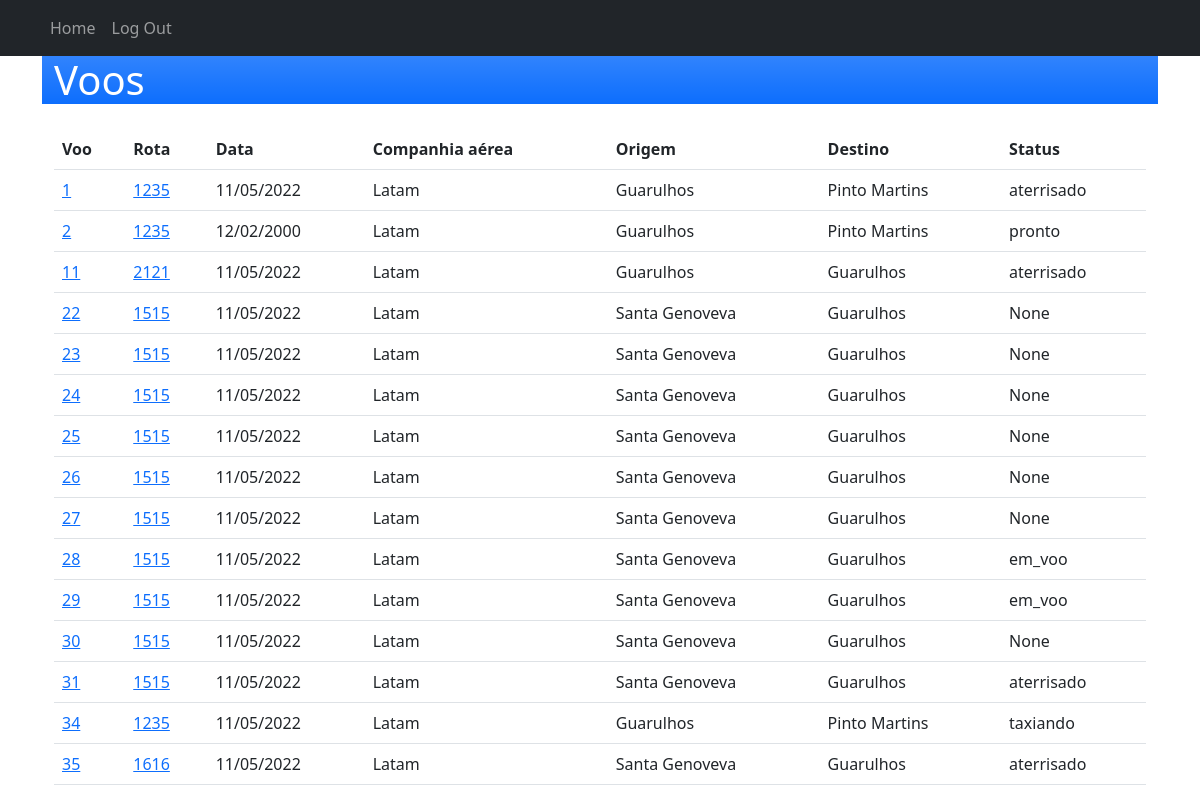
/crud/consultar-voos (signed in), run on an earlier commit of the app's database.
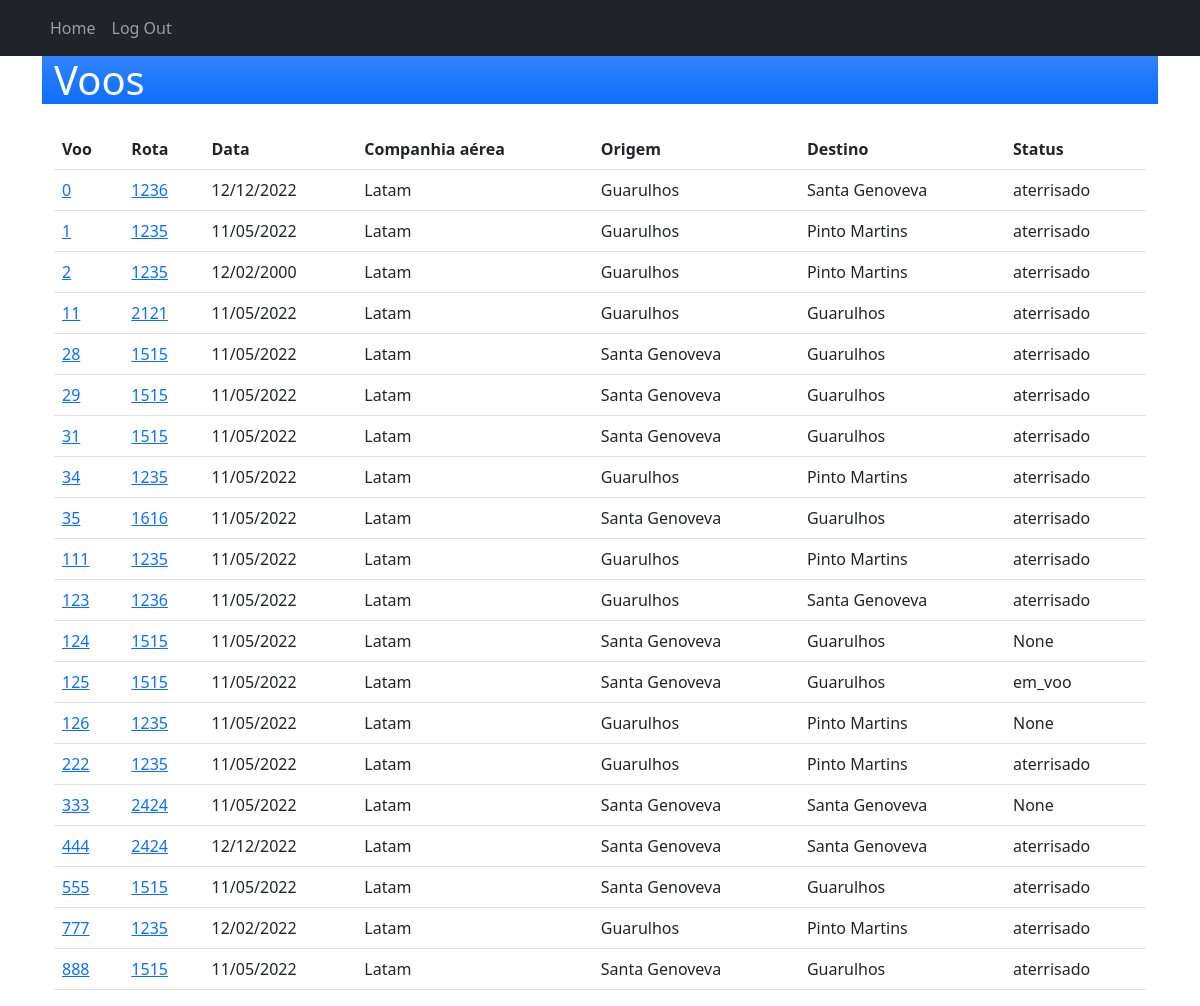
And on a later commit of the database.
### rota/models.py (models this page shows, shortened)
class Voo(models.Model):
    STATUS_POSSIVEIS = (
        ('em', 'embarcando'),
        ('ca', 'cancelado'),
        ('pr', 'programado'),
        ('ta', 'taxiando'),
        ('pt', 'pronto'),
        ('ao', 'autorizado'),
        ('vo', 'em_voo'),
        ('at', 'aterrisado')
    )
    rota = models.ForeignKey(Rota, on_delete=models.CASCADE, null=True)
    id = models.IntegerField(primary_key=True)
    status = models.CharField(max_length=2, null=True, blank=True, choices=STATUS_POSSIVEIS)
    piloto = models.CharField(max_length=20, null=False)
    hora_partida = models.TimeField(auto_now=False, null=True, blank=True)
    hora_chegada = models.TimeField(auto_now=False, null=True, blank=True)
    data = models.DateTimeField(null=True)
    class Meta:
        db_table = 'voos'

class Rota(models.Model):
    id = models.IntegerField(primary_key=True)
    codigo = models.CharField(max_length=15, null = False, unique = True)
    aeroporto_partida = models.CharField(max_length=200, null=False)
    aeroporto_chegada = models.CharField(max_length=200, null=False)
    hora_partida_prevista= models.TimeField(auto_now=False)
    hora_chegada_prevista= models.TimeField(auto_now=False)
    origem = models.CharField(max_length=20, null=False)
    destino = models.CharField(max_length=20, null=False)
    aeronave = models.CharField(max_length=20, null=False)
    companhia_aerea = models.CharField(max_length=20, null=False)
    class Meta:
        db_table = 'rotas'

### rota/views.py (the view)
# urls.py: path('crud/consultar-voos', views.VooListView.as_view(), name='consultar-voo'),
class VooListView(PermissionRequiredMixin, ListView):
    permission_required = 'rota.add_rota'
    model = Voo

### templates/rota/voo_list.html (shortened to what this page needs)
{% extends "base.html" %}
{% block content %}
<header class="bg-primary bg-gradient text-white">
    <div class="container">
            <h1>Voos</h1>
    </div>
</header>
<section id="Voos">
    <div class="container" style="margin-top:25px">
        <table class="table">
        <thead>
          <tr>
            <th scope="col">Voo</th>
            <th scope="col">Rota</th>
            <th scope="col">Data</th>
            <th scope="col">Companhia aérea</th>
            <th scope="col">Origem</th>
            <th scope="col">Destino</th>
            <th scope="col">Status</th>
          </tr>
        </thead>
        <tbody>
            {% for voo in object_list %}
                <tr>
                    <td><a href="{% url 'voo-detail' voo.id %}">{{ voo.id }}</a></td>
                    <td><a href="{% url 'rota-detail' voo.rota.id %}">{{ voo.rota.codigo }}</td>
                    <td>{{ voo.data|date:"d/m/Y" }}</td>
                    <td>{{ voo.rota.companhia_aerea }}</td>
                    <td>{{ voo.rota.aeroporto_partida }}</td>
                    <td>{{ voo.rota.aeroporto_chegada }}</td>
                    <td>{{ voo.get_status_display }}</td>
                </tr>
            {% endfor %}
        </tbody>
      </table>
    </div>
</section>
{% endblock %}

What changed in the data, as far as the page shows it:
removed Voo: id "22", rota.codigo "1515", data "11/05/2022", rota.companhia_aerea "Latam", rota.aeroporto_partida "Santa Genoveva", rota.aeroporto_chegada "Guarulhos", status "None"
removed Voo: id "23", rota.codigo "1515", data "11/05/2022", rota.companhia_aerea "Latam", rota.aeroporto_partida "Santa Genoveva", rota.aeroporto_chegada "Guarulhos", status "None"
removed Voo: id "24", rota.codigo "1515", data "11/05/2022", rota.companhia_aerea "Latam", rota.aeroporto_partida "Santa Genoveva", rota.aeroporto_chegada "Guarulhos", status "None"
removed Voo: id "25", rota.codigo "1515", data "11/05/2022", rota.companhia_aerea "Latam", rota.aeroporto_partida "Santa Genoveva", rota.aeroporto_chegada "Guarulhos", status "None"
removed Voo: id "26", rota.codigo "1515", data "11/05/2022", rota.companhia_aerea "Latam", rota.aeroporto_partida "Santa Genoveva", rota.aeroporto_chegada "Guarulhos", status "None"
removed Voo: id "27", rota.codigo "1515", data "11/05/2022", rota.companhia_aerea "Latam", rota.aeroporto_partida "Santa Genoveva", rota.aeroporto_chegada "Guarulhos", status "None"
removed Voo: id "30", rota.codigo "1515", data "11/05/2022", rota.companhia_aerea "Latam", rota.aeroporto_partida "Santa Genoveva", rota.aeroporto_chegada "Guarulhos", status "None"
added Voo: id "0", rota.codigo "1236", data "12/12/2022", rota.companhia_aerea "Latam", rota.aeroporto_partida "Guarulhos", rota.aeroporto_chegada "Santa Genoveva", status "aterrisado"
changed Voo id 2: status "pronto" → "aterrisado"
changed Voo id 28: status "em_voo" → "aterrisado"
changed Voo id 29: status "em_voo" → "aterrisado"
changed Voo id 34: status "taxiando" → "aterrisado"
added Voo: id "111", rota.codigo "1235", data "11/05/2022", rota.companhia_aerea "Latam", rota.aeroporto_partida "Guarulhos", rota.aeroporto_chegada "Pinto Martins", status "aterrisado"
added Voo: id "123", rota.codigo "1236", data "11/05/2022", rota.companhia_aerea "Latam", rota.aeroporto_partida "Guarulhos", rota.aeroporto_chegada "Santa Genoveva", status "aterrisado"
added Voo: id "124", rota.codigo "1515", data "11/05/2022", rota.companhia_aerea "Latam", rota.aeroporto_partida "Santa Genoveva", rota.aeroporto_chegada "Guarulhos", status "None"
added Voo: id "125", rota.codigo "1515", data "11/05/2022", rota.companhia_aerea "Latam", rota.aeroporto_partida "Santa Genoveva", rota.aeroporto_chegada "Guarulhos", status "em_voo"
added Voo: id "126", rota.codigo "1235", data "11/05/2022", rota.companhia_aerea "Latam", rota.aeroporto_partida "Guarulhos", rota.aeroporto_chegada "Pinto Martins", status "None"
added Voo: id "222", rota.codigo "1235", data "11/05/2022", rota.companhia_aerea "Latam", rota.aeroporto_partida "Guarulhos", rota.aeroporto_chegada "Pinto Martins", status "aterrisado"
added Voo: id "333", rota.codigo "2424", data "11/05/2022", rota.companhia_aerea "Latam", rota.aeroporto_partida "Santa Genoveva", rota.aeroporto_chegada "Santa Genoveva", status "None"
added Voo: id "444", rota.codigo "2424", data "12/12/2022", rota.companhia_aerea "Latam", rota.aeroporto_partida "Santa Genoveva", rota.aeroporto_chegada "Santa Genoveva", status "aterrisado"
added Voo: id "555", rota.codigo "1515", data "11/05/2022", rota.companhia_aerea "Latam", rota.aeroporto_partida "Santa Genoveva", rota.aeroporto_chegada "Guarulhos", status "aterrisado"
added Voo: id "777", rota.codigo "1235", data "12/02/2022", rota.companhia_aerea "Latam", rota.aeroporto_partida "Guarulhos", rota.aeroporto_chegada "Pinto Martins", status "aterrisado"
added Voo: id "888", rota.codigo "1515", data "11/05/2022", rota.companhia_aerea "Latam", rota.aeroporto_partida "Santa Genoveva", rota.aeroporto_chegada "Guarulhos", status "aterrisado"
